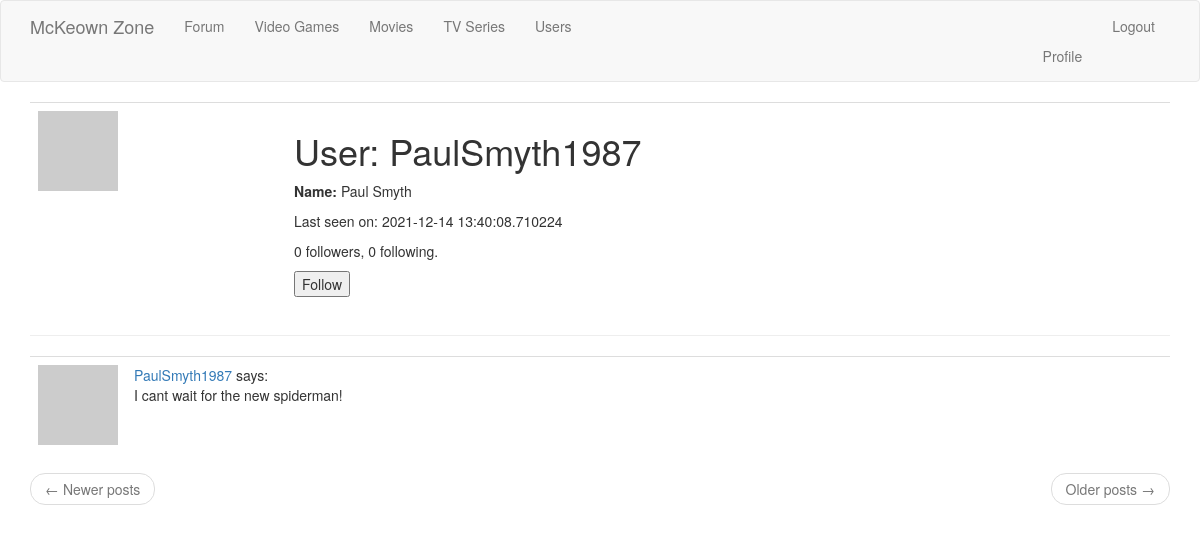
The page /user/PaulSmyth1987 (signed in) on the database as committed earlier.
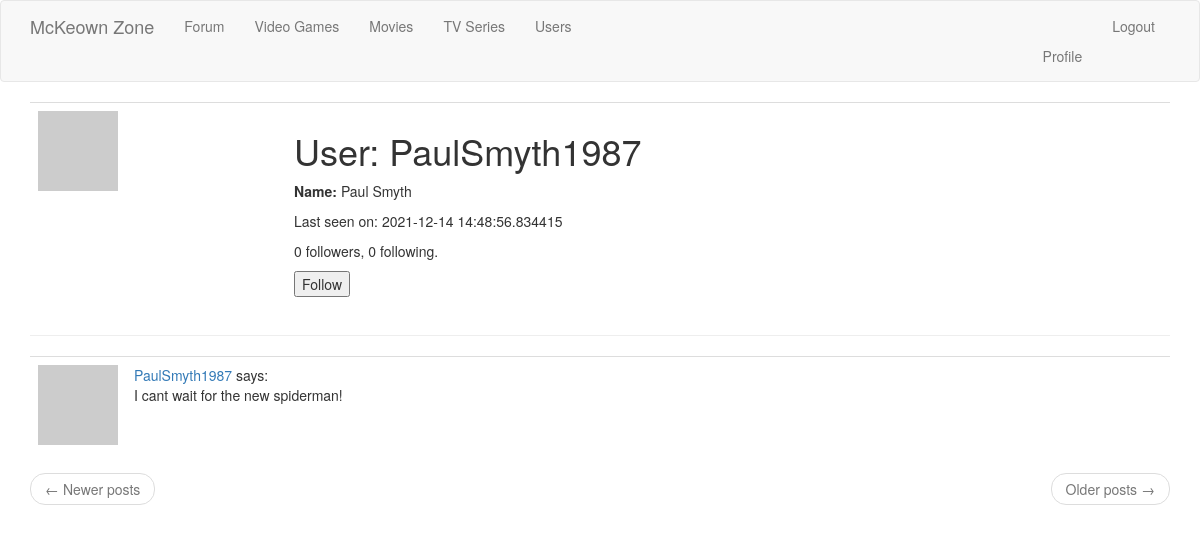
The same page on the database as committed later.
### app/models.py (models this page shows, shortened)
class User(UserMixin, db.Model):
	id = db.Column(db.Integer, primary_key=True)
	username = db.Column(db.String(64), index=True, unique=True)
	first_name = db.Column(db.String(64))
	last_name = db.Column(db.String(64))
	email = db.Column(db.String(120), index=True, unique=True)
	password_hash = db.Column(db.String(128))
	posts = db.relationship('Post', backref='author', lazy='dynamic')
	about_me = db.Column(db.String(140))
	last_seen = db.Column(db.DateTime, default= datetime.utcnow)
	Address_id = db.Column(db.Integer, db.ForeignKey('address.id', ondelete='CASCADE'))
	is_admin = db.Column(db.Boolean, default=False)
	followed = db.relationship(
		'User',
		secondary=followers,
		primaryjoin = (followers.c.follower_id == id),
		secondaryjoin = (followers.c.followed_id == id),
		backref= db.backref('followers', lazy='dynamic'),
		lazy='dynamic')
	def avatar(self, size):
		digest = md5(self.email.lower().encode('utf-8')).hexdigest()
		return 'https://www.gravatar.com/avatar/{}?d=identicon&s={}'.format(digest, size)
	def is_following(self, user):
		return self.followed.filter(
			followers.c.followed_id == user.id
		).count() > 0

class Post(db.Model):
	id = db.Column(db.Integer, primary_key=True)
	body = db.Column(db.Text)
	timestamp = db.Column(db.DateTime, index=True, default=datetime.utcnow)
	user_id = db.Column(db.Integer, db.ForeignKey('user.id'))

### app/routes.py (the view)
@app.route('/user/<username>')
@login_required
def user(username):
	user = User.query.filter_by(username=username).first_or_404()
	page = request.args.get('page', 1, type=int)
	posts = user.posts.order_by(Post.timestamp.desc()).paginate(
		page, app.config['POSTS_PER_PAGE'], False)
	next_url = url_for('user', username=user.username, page = posts.next_num) if posts.has_next else None
	prev_url = url_for('user', username=user.username, page = posts.prev_num) if posts.has_prev else None
	form = EmptyForm()
	return render_template('user.html', user=user, posts=posts.items, form=form, next_url=next_url, prev_url=prev_url)

### app/forms.py
class EmptyForm(FlaskForm):
	submit = SubmitField('Submit')

### app/models.py (called while the page is built)
@login.user_loader
def load_user(id):
	return User.query.get(int(id));

### app/routes.py (called while the page is built)
@app.before_request
def before_request():
	if current_user.is_authenticated:
		current_user.last_seen = datetime.utcnow()
		db.session.commit()

### app/templates/user.html (shortened to what this page needs)
{% extends "base.html" %}
{% block app_content %}
    <table class="table table-hover">
        <tr valign="top">
            <td width="256px"><img src="{{ user.avatar(256) }}"></td>
            <td>
                <h1>User: {{ user.username }}</h1>
                <p><b>Name:  </b>{{ user.first_name}}  {{user.last_name}}</p>
                {% if user.last_seen %}<p>Last seen on: {{ user.last_seen }}</p>{% endif %}
                <p>{{ user.followers.count() }} followers, {{ user.followed.count() }} following.</p>
                {% if user == current_user %}
                	<p><a href="{{ url_for('edit_profile') }}">Edit your Profile</a></p>
                {% elif not current_user.is_following(user) %}
                	<p><form action="{{url_for('follow', username=user.username) }}", method="post">
                		{{ form.submit(value="Follow") }}
                	</form></p>
                {% else %}
                	<p><form action="{{url_for('unfollow', username=user.username) }}", method="post">
                		{{ form.hidden_tag() }}
                		{{ form.submit(value="Unfollow") }}
                	</form></p>
                {% endif %}
            </td>
        </tr>
    </table>
    <hr>
    {% for post in posts %}
    	{% include '_post.html' %}
    {% endfor %}
    <nav aria-label="...">
        <ul class="pager">
            <li class="previous{% if not prev_url %} disabled{% endif %}">
                <a href="{{ prev_url or '#' }}">
                    <span aria-hidden="true">&larr;</span> Newer posts
                </a>
            </li>
            <li class="next{% if not next_url %} disabled{% endif %}">
                <a href="{{ next_url or '#' }}">
                    Older posts <span aria-hidden="true">&rarr;</span>
                </a>
            </li>
        </ul>
    </nav>
{% endblock %}

### app/templates/base.html (shortened to what this page needs)
{% extends 'bootstrap/base.html' %}
  {% block navbar %}
    <nav class="navbar navbar-default">
        <div class="container">
            <div class="navbar-header">
              {% if current_user.is_admin %}
                <a class="navbar-brand" href="{{ url_for('admin_dashboard') }}">McKeown Zone</a>
                {% endif %}
            </div>
            <div class="collapse navbar-collapse" id="bs-example-navbar-collapse-1">
              {% if current_user.is_admin %}
                <ul class="nav navbar-nav">
                    <li><a href="{{ url_for('explore') }}">Forum</a></li>
                    <li><a href="{{ url_for('list_games') }}">Video Games</a></li>
                    <li><a href="{{ url_for('list_films') }}">Movies</a></li>
                    <li><a href="{{ url_for('list_shows') }}">TV Series</a></li>
                    <li><a href="{{ url_for('list_users') }}"> Users </li>
                </ul>
                {% endif %}
                <ul class="nav navbar-nav navbar-right">
                    {% if current_user.is_anonymous %}
                    <li><a href="{{ url_for('login') }}">Login</a></li>
                    {% else %}
                    <li><a href="{{ url_for('user', username=current_user.username) }}">Profile</a></li>
                    <li><a href="{{ url_for('logout') }}">Logout</a></li>
                    {% endif %}
                </ul>
            </div>
        </div>
    </nav>
{% endblock %}
  {% block content %}
    <div class="container">
        {% block app_content %}
        {% endblock %}
    </div>
  {% endblock %}

### app/templates/_post.html (shortened to what this page needs)
    <table class="table table-hover">
    	<tr>
    		<td width="70px"><a href="{{ url_for('user', username= post.author.username) }} "><img src="{{ post.author.avatar(36) }}"></a></td>
			<td><a href="{{ url_for('user', username=post.author.username) }}">{{ post.author.username }}</a> says: <br> {{ post.body }} </td>
    	</tr>
    </table>

Rows that differ between the two databases and show on the page:
changed User "PaulSmyth1987": last_seen "2021-12-14 13:40:08.710224" → "2021-12-14 14:48:56.834415"
